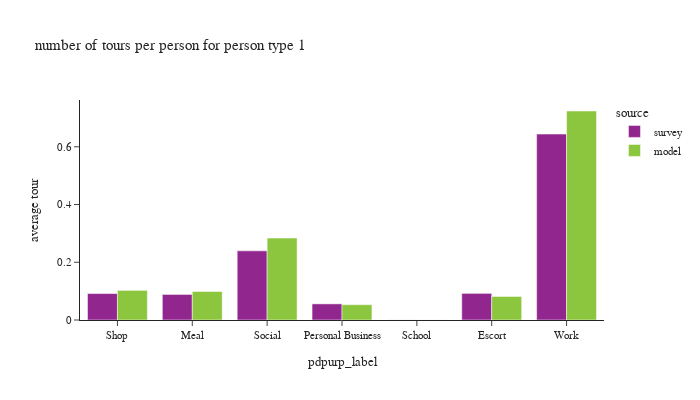

Here is the notebook cell this chart was saved with:
### Code cell
plot_by_pptyp(df_tour, '1')

### Figure 1 — Plotly figure (JSON) as saved in the notebook; plotly's stock layout.template omitted (floating-point values rounded to 4 significant figures)
{"data": [{"alignmentgroup": "True", "hovertemplate": "source=survey<br>pdpurp_label=%{x}<br>average tour=%{y}<extra></extra>", "legendgroup": "survey", "marker": {"color": "#91268F", "pattern": {"shape": ""}}, "name": "survey", "offsetgroup": "survey", "orientation": "v", "showlegend": true, "textposition": "auto", "type": "bar", "x": ["Shop", "Meal", "Social", "Personal Business", "School", "Escort", "Work"], "xaxis": "x", "y": [0.09167, 0.08852, 0.2396, 0.05591, 0.000248, 0.09225, 0.6441], "yaxis": "y"}, {"alignmentgroup": "True", "hovertemplate": "source=model<br>pdpurp_label=%{x}<br>average tour=%{y}<extra></extra>", "legendgroup": "model", "marker": {"color": "#8CC63E", "pattern": {"shape": ""}}, "name": "model", "offsetgroup": "model", "orientation": "v", "showlegend": true, "textposition": "auto", "type": "bar", "x": ["School", "Personal Business", "Escort", "Work", "Meal", "Shop", "Social"], "xaxis": "x", "y": [0.0003033, 0.05306, 0.08153, 0.724, 0.09871, 0.1027, 0.2836], "yaxis": "y"}], "layout": {"barmode": "group", "font": {"size": 11}, "height": 400, "legend": {"title": {"text": "source"}, "tracegroupgap": 0}, "title": {"text": "number of tours per person for person type 1"}, "width": 700, "xaxis": {"anchor": "y", "domain": [0, 1], "title": {"text": "pdpurp_label"}}, "yaxis": {"anchor": "x", "domain": [0, 1], "tickformat": ".2", "title": {"text": "average tour"}}}}
